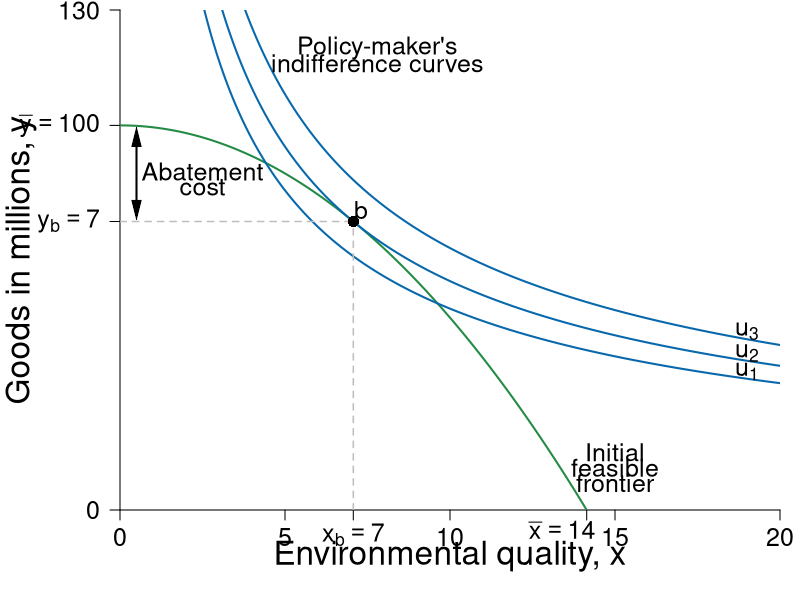

Write R code to recreate this figure.
#Graph Designer: Simon Halliday & Riley Boeth '17 & Madeleine Wettach '20
#Authors: Bowles, Foley and Halliday
#Title: Microeconomics: Competition, Conflict and Coordination

library(shape)
pdf(file = "constrained_optimization/indiff_feasible_environ_initial.pdf", width = 8, height = 8)
#pdf(file = "constrained_optimization/step_by_step_graphs_3/indiff_feasible_environ_initial.pdf", width = 8, height = 8)

#Set parameters for graphics
pointsize <- 1.8
axislabelsize <- 2
labelsize <- 1.5
namesize <- 1.8
annotatesize <- 1.5
graphlinewidth <- 2
segmentlinewidth <- 1.5

COL <- c("#7fc97f", "#beaed4", "#fdc086", "#ffff99", "#386cb0", "#f0027f", "#bf5b17", "#666666")
COLA <- c("#e0f3db", "#99d8c9","#66c2a4","#41ae76", "#238b45", "#005824")
COLB <- c("#4eb3d3", "#2b8cbe", "#0868ac","#084081")

#Edited the margins to cater for the larger LHS labels
par(mar =  c(4.5, 6, 0.5, 1))

#Feasibility frontier equation and new feasbility frontier equation with R&D

ppf <- function(x, y) {
  100-((x^2)/2)
}

ppf_rd <- function(x, y) {
  100-((x^2)/3)
}

#change alpha to .4

uFn <- function(x, y, alpha = 0.4){
  (x^alpha)*(y^(1-alpha))
}

#Add limits on axes and levels of utility for each indifference curve

ylims <- c(0, 130)
xlims <- c(0, 20)

npts <- 501 
x <- seq(xlims[1], xlims[2], length.out = npts)
y <- seq(ylims[1], ylims[2], length.out = npts) 

a <- c(27, 29.16, 31.616) #alpha = 0.4

plot(0, 0, xlim = xlims, ylim = ylims, type = "n",
     xlab = expression(paste("")),
     ylab = expression(paste("")), 
     xaxt = "n", 
     yaxt = "n", 
     cex.lab = axislabelsize, 
     bty = "n", 
     xaxs="i", 
     yaxs="i"
)

#x and y limits and ticks 

# ticksx <- seq(from = 0, to = xlims[2], by = 1)
# xlabels <- seq(from = 0, to = xlims[2], by = 1)
# ticksy <- seq(from = 0, to = ylims[2], by = 10)
# ylabels <- seq(from = 0, to = ylims[2], by = 10)

ticksx <- c(xlims[1], 5, 7.07, 10, 14.14214,15, xlims[2])
xlabels <- c(0, 5, expression(paste(x[b] == 7)),10, NA, 15, 20)
ticksy <- c(ylims[1], ppf(x = 7.07), 100, ylims[2])
ylabels <- c(0, expression(paste(y[b])  == 7), expression(paste(bar(y) == 100)), 130)
 
axis(1, at = ticksx, pos = 0, labels = xlabels, cex.axis = labelsize)
axis(2, at = ticksy, pos = 0, labels = ylabels, las = 1, cex.axis = labelsize)

text(13.4, -5, expression(paste(bar(x) == 14)), cex = labelsize, xpd = TRUE)

npts <- 500 
xx1 <- seq(xlims[1], xlims[2], length.out = npts)
xx2 <- seq(0, xlims[2], length.out = npts)
xx3 <- seq(xlims[1], 0, length.out = npts)
xx4 <- seq(-11, 0, length.out = npts)

Arrows(0.5, 78, 0.5, 97, col = "black", lty = 1, lwd = 2, code = 3, arr.type = "triangle", arr.lwd = 0.5)
text(2.5, 88, expression("Abatement"), cex = labelsize)
text(2.5, 84, expression("cost"), cex = labelsize)

#Draw the feasibility frontiers
lines(xx1, ppf(xx1, y), col = COLA[5], lwd = graphlinewidth)
#lines(xx1, ppf_rd(xx1, y), col = COLA[5], lwd = graphlinewidth)

#Label the feasibility frontier frontier
text(15, 15, expression("Initial"), cex = labelsize)
text(15, 11, expression("feasible"), cex = labelsize)
text(15, 7, expression("frontier"), cex = labelsize)


#Label the feasibility frontier with R&D frontier
#text(18.2, 15, expression("Feasible"), cex = labelsize)
#text(18.2, 11, expression("Frontier"), cex = labelsize)
#text(18.2, 7, expression("With R&D"), cex = labelsize)
#Arrows(14.2, 3, 16.6, 3, col = "black", lty = 1, lwd = 2, arr.type = "triangle", arr.lwd = 0.5)

contour(x, y, 
        outer(x, y, uFn),
        drawlabels = FALSE,
        col = COLB[3],
        lwd = graphlinewidth,
        levels = a, 
        xaxs="i", 
        yaxs="i", 
        add = TRUE)

#Axis labels
#mtext(expression(paste("Environmental quality, ", x)), side = 1, line = 2.5, cex = axislabelsize)
text(0.5*xlims[2], -12, expression(paste("Environmental quality, ", x)), xpd = TRUE, cex = axislabelsize) 
text(-3, 0.5*ylims[2], expression(paste("Goods in millions, ", y)), xpd = TRUE, cex = axislabelsize, srt = 90) 

#Label the indifference curves generally
text(7.8, 120, expression("Policy-maker's"), cex = labelsize)
text(7.8, 116, expression("indifference curves"), cex = labelsize)

#Label the indifference curves and place labels properly
text(19, 36, expression(u[1]), cex = labelsize)
text(19, 40.8, expression(u[2]), cex = labelsize)
text(19, 46.5, expression(u[3]), cex = labelsize)

#Annotate max u point on feasibility with r&D frontier
#text(9.1, ppf_rd(8.66) + 3, expression(paste(h)), cex = labelsize)
#segments(8.66, 0, 8.66, ppf_rd(x = 8.66), lty = 2, col = "gray", lwd = segmentlinewidth)
#segments(0, ppf_rd(x = 8.66), 8.66, ppf_rd(x = 8.66), lty = 2, col = "gray", lwd = segmentlinewidth)
#points(8.66, ppf_rd(x = 8.66), pch = 16, col = "black", cex = 1.5)

#Annotate max u point on feasibility frontier
text(7.3, ppf(7.07) + 3, expression(paste(b)), cex = labelsize)
segments(7.07, 0, 7.07, ppf(x = 7.07), lty = 2, col = "gray", lwd = segmentlinewidth)
segments(0, ppf(x = 7.07), 7.07, ppf(x = 7.07), lty = 2, col = "gray", lwd = segmentlinewidth)
points(7.07, ppf(x = 7.07), pch = 16, col = "black", cex = 1.5)

#Added arrow for abatement costs and labeled the arrow as such
# arrows(.2, 75, .2, 100, length = 0.1, angle = 30, code = 3, col = par("fg"), lty = par("lty"),   lwd = par("lwd"))
# text(1.71, 88, expression(paste("Abatement")), cex = labelsize)
# text(1.05, 84, expression(paste("Costs")), cex = labelsize)


dev.off()
